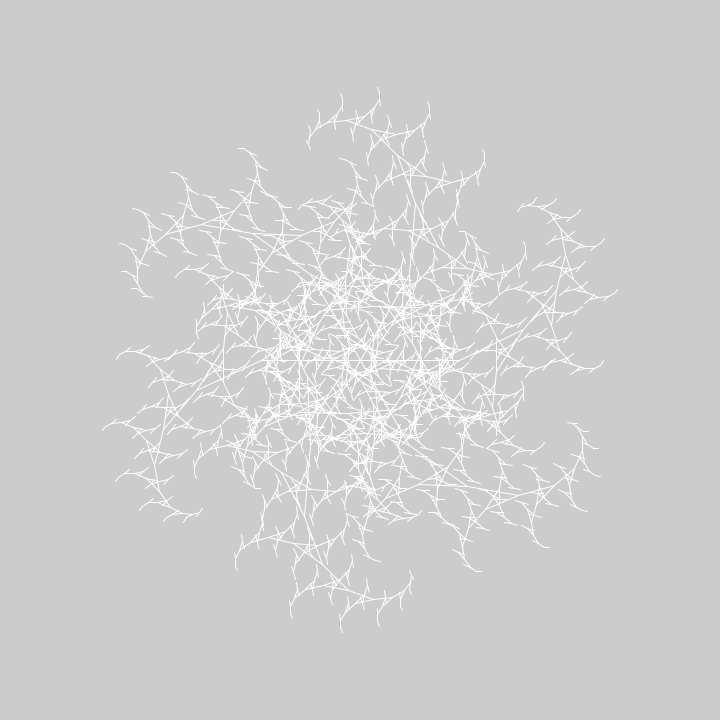
Frame 1 (no input)
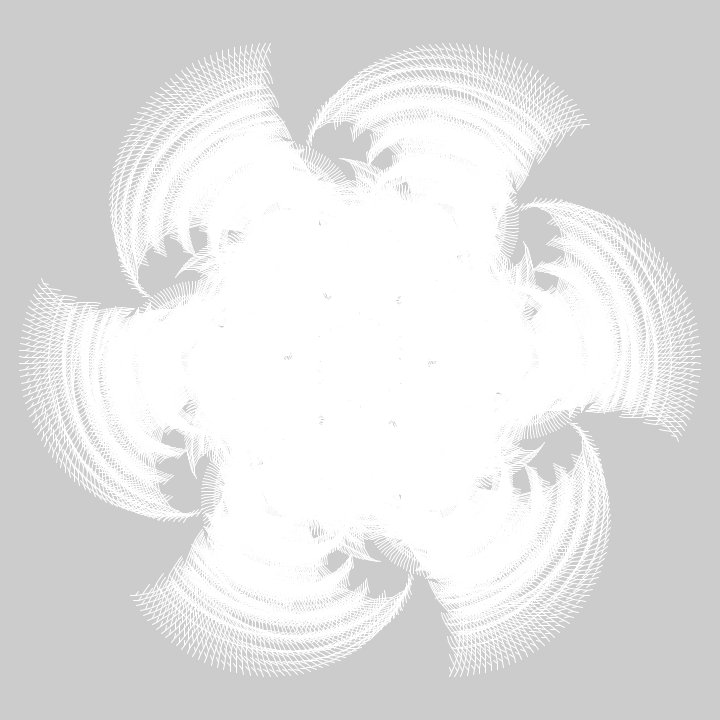
Frame 60 (the mouse pressed at the canvas centre just before this capture)
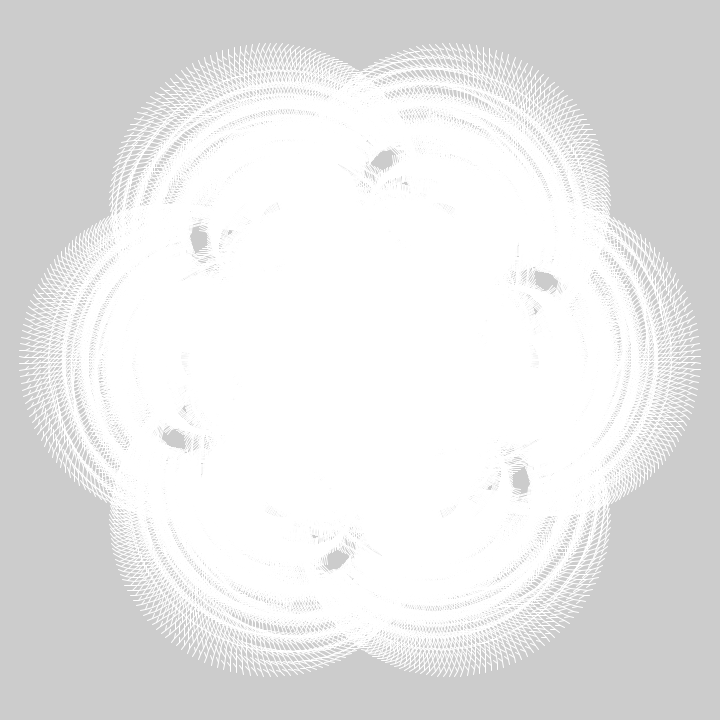
Frame 120 (the mouse held since frame 60 and released just before this capture)

The Processing sketch that drew these frames (run headless with seeded random() and noise(); from frame 60 on, the mouse is pressed at the canvas centre):

// Processing sketch: bit2atom_20210217b_iterativeTree2
// ── bit2atom_20210217b_iterativeTree2.pde
float t, r;
void setup() {
  size(720, 720);
  stroke(-1);
}
void draw() {
  clear();
  t+=.01;
  for (r=0; r<6; r++)
    f(360, 360, PI/3*r, 99);
}
void f(float x, float y, float r, float d) {
  if (d>5) {
    line(x, y, x+=cos(r)*d, y+=sin(r)*d);
    f(x, y, cos(t)+r+PI/2, d*.7);
    f(x, y, sin(t)+r-PI/7, d*.72);
  }
}
